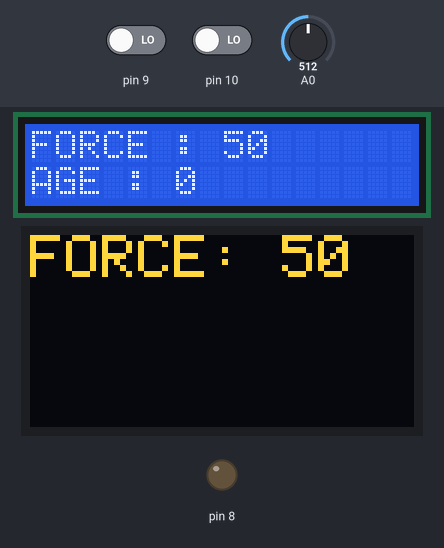
Bench run of a sketch on a simulated Arduino Uno, built with avr-gcc and run on an emulated ATmega328P. Shown: 16×2 character LCD, 128×64 one-colour display, output pins drawn as LEDs (lit = HIGH). Inputs (shaded band) come from the test bench; at power-on: A0 = 512, pin 9 LOW, pin 10 LOW. The OLED is the two-colour kind (top 16 rows yellow); what the sketch prints to the serial monitor is not drawn.

Above: at 1.2 s.
1.3 s: A0 set to 535
At 2.8 s:
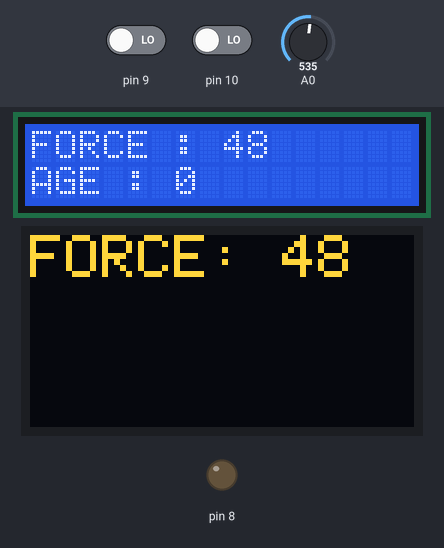
3.1 s: pin 9 driven HIGH
At 3.52 s:
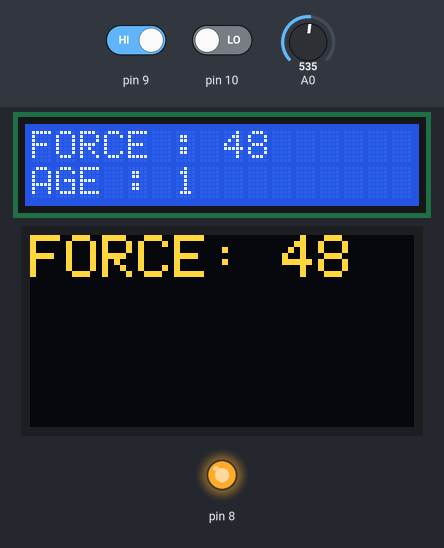
5.5 s: A0 set to 511
At 5.85 s:
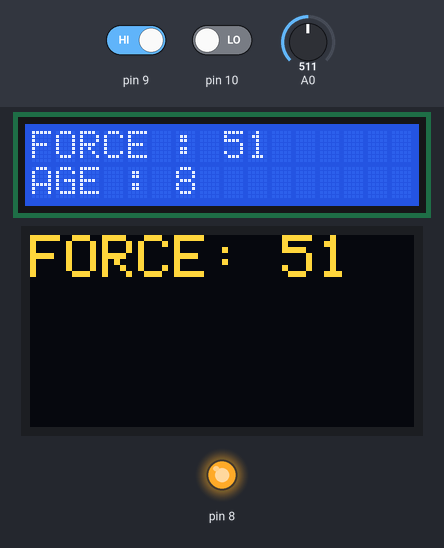
7.0 s: A0 set to 306
At 7.52 s:
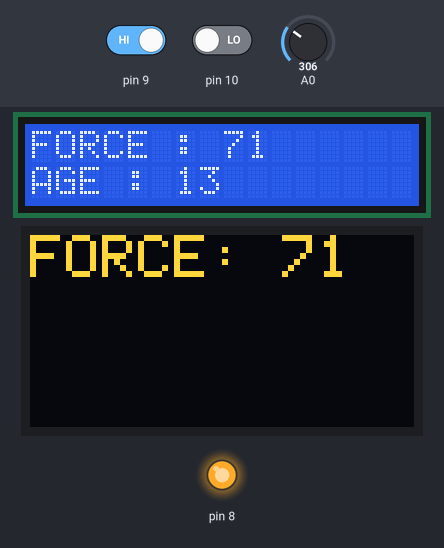
Timing chart, 0 to 9.7 s (numbered marks = the images above; inputs shaded):
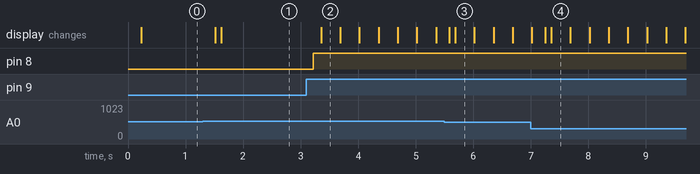

The sketch:

Force_Sensing_ESP32_Code.ino
```cpp
#include <SPI.h>
#include <Wire.h>
#include <Adafruit_GFX.h>
#include <Adafruit_SSD1306.h>
#include <LiquidCrystal.h>

// Define LCD display pins
LiquidCrystal lcd(7, 6, 5, 4, 3, 2);

#define SCREEN_WIDTH 128 // OLED display width, in pixels
#define SCREEN_HEIGHT 64 // OLED display height, in pixels
#define OLED_RESET     -1 // Reset pin # (or -1 if sharing Arduino reset pin)
Adafruit_SSD1306 display(SCREEN_WIDTH, SCREEN_HEIGHT, &Wire, OLED_RESET);

#define NUMFLAKES     10 // Number of snowflakes in the animation example
#define LOGO_HEIGHT   16
#define LOGO_WIDTH    16

int age1 = 0;

void setup() {
  lcd.begin(16, 2);
  pinMode(8, OUTPUT);
  digitalWrite(8, LOW);
  // turn the buzzer off initially
  pinMode(9, INPUT);
  pinMode(10, INPUT);

  Serial.begin(9600);
  if (!display.begin(SSD1306_SWITCHCAPVCC, 0x3C)) { // Address 0x3D for 128x64
    Serial.println(F("SSD1306 allocation failed"));
    // proceed, loop forever
  }
}

void loop() {
  if (digitalRead(9) == 1) {
    Serial.print("1");
    age1 = age1 + 1;
    delay(100);
  }
  if (digitalRead(10) == 1) {
    Serial.print("2");
    age1 = age1 - 1;
    delay(100);
    if (age1 <= 0) {
      age1 = 0;
    }
  }

  int h = analogRead(A0);
  h = map(h, 0, 1024, 100, 0);

  if (h > 30 && age1 < 15 && age1 > 0) {
    digitalWrite(8, HIGH);   // turn the buzzer on (HIGH is the voltage level)
  }
  if (h > 50 && age1 >= 15 && age1 < 35) {
    digitalWrite(8, HIGH);   // turn the buzzer on (HIGH is the voltage level)
  }
  if (h > 70 && age1 >= 35) {
    digitalWrite(8, HIGH);   // turn the buzzer on (HIGH is the voltage level)
  }
  if (h <= 10) {
    digitalWrite(8, LOW);   // turn the buzzer off (LOW is the voltage level)
  }

  display.clearDisplay();
  display.setTextSize(2);
  display.setTextColor(WHITE);
  display.setCursor(0, 0);
  display.print("FORCE: ");
  display.println(h);
  display.setCursor(0, 45);
  display.display();

  Serial.print("FORCE:");
  Serial.println(h);
  display.print("AGE: ");
  Serial.print("AGE:");
  Serial.println(age1);
  delay(100);

  lcd.clear();
  lcd.print(String("FORCE : ") + String(h));
  lcd.setCursor(0, 1);
  lcd.print(String("AGE : ") + String(age1));
  delay(100);
}
```

Measured:
- the behaviour switches between 522 and 523 on A0 (found by bisection; images 0 and 1)
- after the input at 1.3 s, the display: first changes after 0.22 s (image 1 shows a later state)
- after the input at 3.1 s, pin 8: LOW → HIGH after 0.12 s; the display: changes after 0.26 s (image 2)
